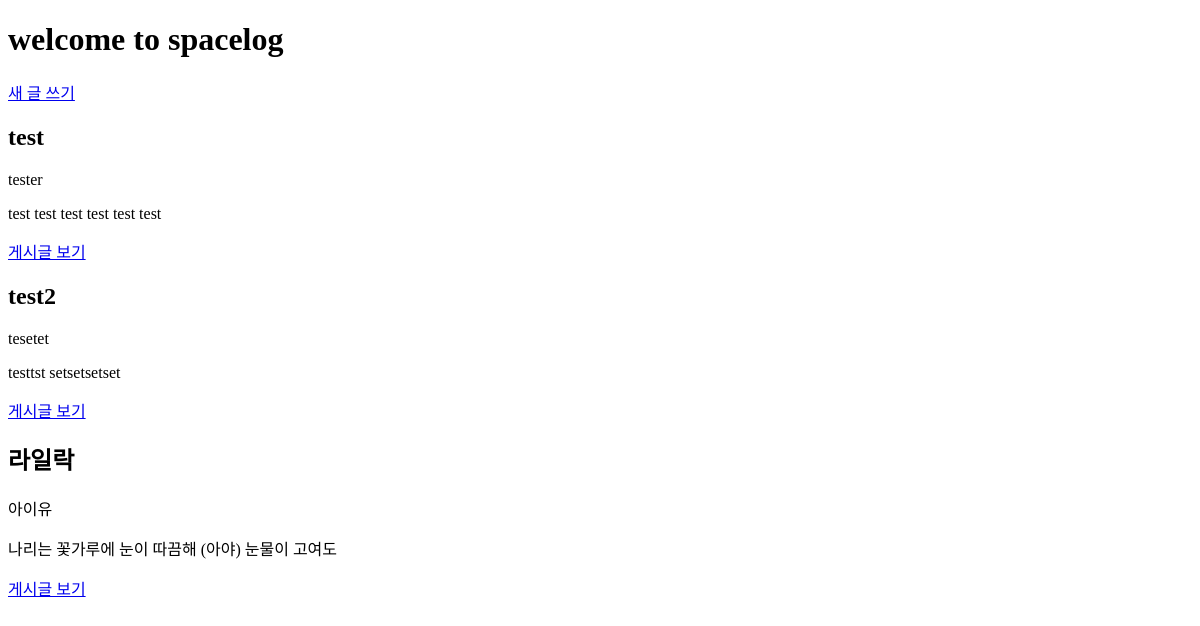
The app's page /, older data.
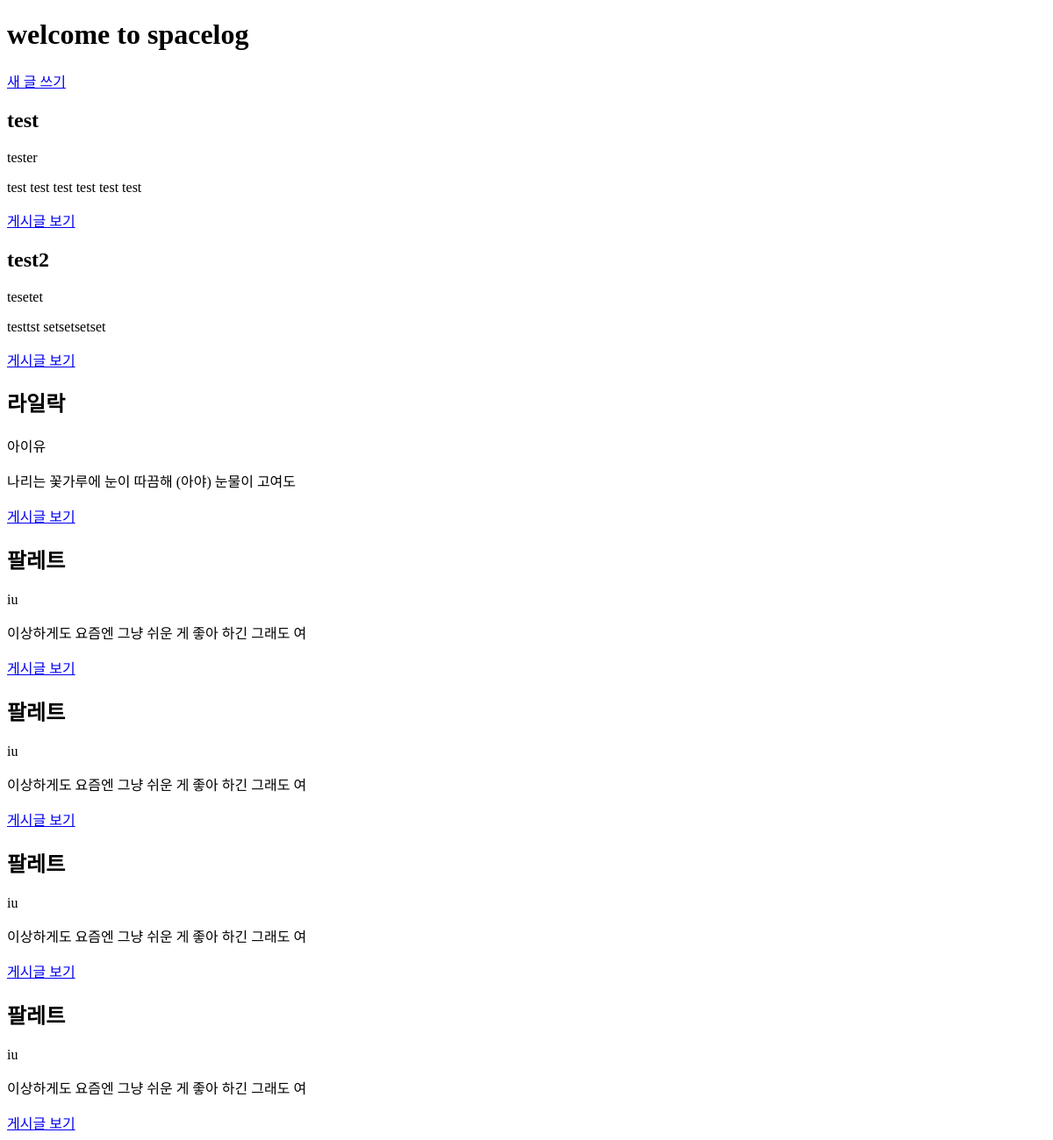
The same page, newer data.
### space/models.py (models this page shows, shortened)
class Space(models.Model):
    title=models.CharField(max_length=200)
    author=models.CharField(max_length=100)
    context=models.TextField()
    create_date=models.DateTimeField(auto_now_add=True)
    def summary(self):
        return self.context[:30]

### space/views.py (the view)
# urls.py: 2. Add a URL to urlpatterns:  path('', views.home, name='home')
def home(request):
    spaces = Space.objects.all()
    return render(request, 'space/space_home.html', { 'spaces': spaces })

### space/templates/space/space_home.html (shortened to what this page needs)
<!DOCTYPE html>
<html lang="en">
<head>
</head>
<body>
  <h1>welcome to spacelog</h1>
  <a href="{% url 'new' %}">새 글 쓰기</a>
    {% for space in spaces %}
        <h2>{{ space.title }}</h2>
        <p>{{ space.author }}</p>
        <p>{{ space.summary }}</p>
        <a href="{% url 'detail' space.id %}">게시글 보기</a>
    {% endfor %}
</body>
</html>

Row changes from the older to the newer data that the page shows:
added Space: title "팔레트", author "iu", summary "이상하게도 요즘엔 그냥 쉬운 게 좋아 하긴 그래도 여"
added Space: title "팔레트", author "iu", summary "이상하게도 요즘엔 그냥 쉬운 게 좋아 하긴 그래도 여"
added Space: title "팔레트", author "iu", summary "이상하게도 요즘엔 그냥 쉬운 게 좋아 하긴 그래도 여"
added Space: title "팔레트", author "iu", summary "이상하게도 요즘엔 그냥 쉬운 게 좋아 하긴 그래도 여"
